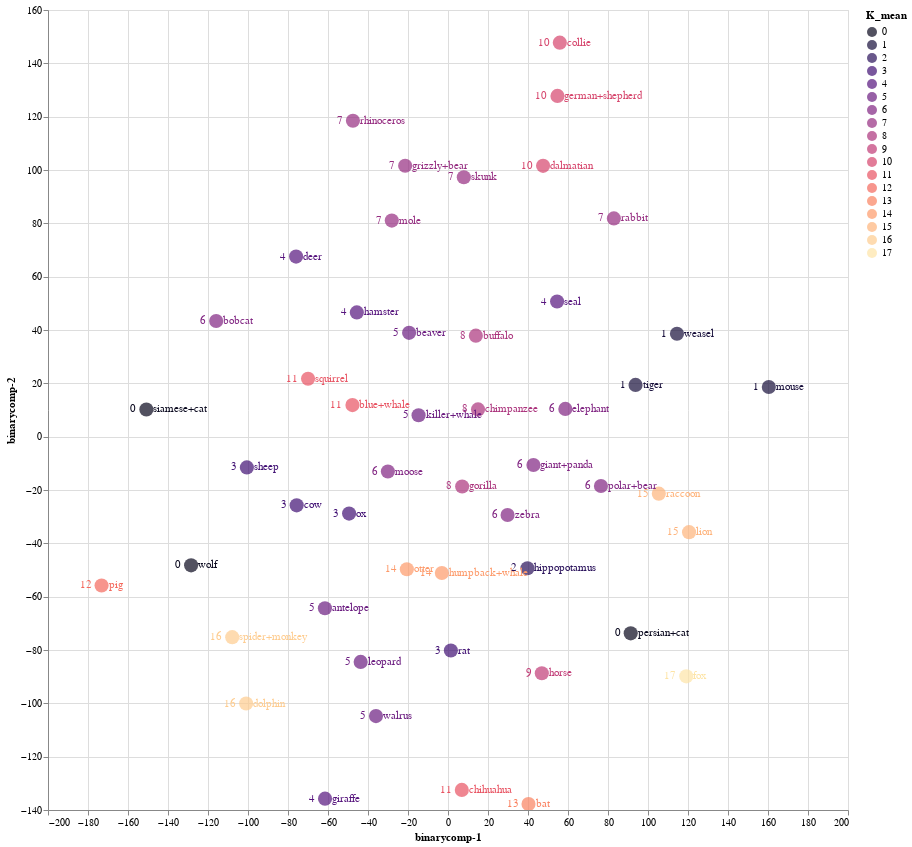

Write notebook code for a chart like this one.
### Code cell
source = tsne_binary_df1

points = alt.Chart(source).mark_circle(size=200).encode(
    x='binarycomp-1:Q',
    y='binarycomp-2:Q',
    color=alt.Color('K_mean:N', scale=alt.Scale(scheme='Magma'))
    ).properties(
    width=800,
    height=800
)

text1 = points.mark_text(
    align='left',
    baseline='middle',
    dx=7
).encode(
    text='classes:N'
)

text2 = points.mark_text(
    align='right',
    baseline='middle',
    dx=-10
).encode(
    text='K_mean:N'
)

points.interactive() + text1 + text2

### Figure 1 — Vega-Lite specification as saved in the notebook (floating-point values rounded to 4 significant figures)
{"config": {"view": {"continuousWidth": 400, "continuousHeight": 300}}, "layer": [{"mark": {"type": "circle", "size": 200}, "encoding": {"color": {"field": "K_mean", "scale": {"scheme": "Magma"}, "type": "nominal"}, "x": {"field": "binarycomp-1", "type": "quantitative"}, "y": {"field": "binarycomp-2", "type": "quantitative"}}, "height": 800, "selection": {"selector003": {"type": "interval", "bind": "scales", "encodings": ["x", "y"]}}, "width": 800}, {"mark": {"type": "text", "align": "left", "baseline": "middle", "dx": 7}, "encoding": {"color": {"field": "K_mean", "scale": {"scheme": "Magma"}, "type": "nominal"}, "text": {"field": "classes", "type": "nominal"}, "x": {"field": "binarycomp-1", "type": "quantitative"}, "y": {"field": "binarycomp-2", "type": "quantitative"}}, "height": 800, "width": 800}, {"mark": {"type": "text", "align": "right", "baseline": "middle", "dx": -10}, "encoding": {"color": {"field": "K_mean", "scale": {"scheme": "Magma"}, "type": "nominal"}, "text": {"field": "K_mean", "type": "nominal"}, "x": {"field": "binarycomp-1", "type": "quantitative"}, "y": {"field": "binarycomp-2", "type": "quantitative"}}, "height": 800, "width": 800}], "data": {"name": "data-deb032e4da3c61329b96de64878913e7"}, "$schema": "https://vega.github.io/schema/vega-lite/v4.17.0.json", "datasets": {"data-deb032e4da3c61329b96de64878913e7": [{"binarycomp-1": -61.54, "binarycomp-2": -64.35, "classes": "antelope", "order": "ARTIODACTYLA", "family": "BOVIDAE", "K_mean": 5}, {"binarycomp-1": -21.41, "binarycomp-2": 101.6, "classes": "grizzly+bear", "order": "CARNIVORA", "family": "URSIDAE", "K_mean": 7}, {"binarycomp-1": -14.71, "binarycomp-2": 8.024, "classes": "killer+whale", "order": "ARTIODACTYLA", "family": "DELPHINIDAE", "K_mean": 5}, {"binarycomp-1": -19.45, "binarycomp-2": 38.92, "classes": "beaver", "order": "RODENTIA", "family": "APLODONTIIDAE", "K_mean": 5}, {"binarycomp-1": 47.54, "binarycomp-2": 101.6, "classes": "dalmatian", "order": "CARNIVORA", "family": "CANIDAE", "K_mean": 10}, {"binarycomp-1": 91.36, "binarycomp-2": -73.75, "classes": "persian+cat", "order": "CARNIVORA", "family": "FELIDAE", "K_mean": 0}, {"binarycomp-1": 46.91, "binarycomp-2": -88.71, "classes": "horse", "order": "PERISSODACTYLA", "family": "EQUIDAE", "K_mean": 9}, {"binarycomp-1": 54.74, "binarycomp-2": 127.8, "classes": "german+shepherd", "order": "CARNIVORA", "family": "CANIDAE", "K_mean": 10}, {"binarycomp-1": -47.77, "binarycomp-2": 11.84, "classes": "blue+whale", "order": "ARTIODACTYLA", "family": "BALAENOPTERIDAE", "K_mean": 11}, {"binarycomp-1": -150.8, "binarycomp-2": 10.19, "classes": "siamese+cat", "order": "CARNIVORA", "family": "FELIDAE", "K_mean": 0}, {"binarycomp-1": 7.913, "binarycomp-2": 97.27, "classes": "skunk", "order": "CARNIVORA", "family": "MEPHITIDAE", "K_mean": 7}, {"binarycomp-1": -28.1, "binarycomp-2": 81.02, "classes": "mole", "order": "EULIPOTYPHLA", "family": "TALPIDAE", "K_mean": 7}, {"binarycomp-1": 93.77, "binarycomp-2": 19.4, "classes": "tiger", "order": "CARNIVORA", "family": "FELIDAE", "K_mean": 1}, {"binarycomp-1": 39.73, "binarycomp-2": -49.34, "classes": "hippopotamus", "order": "ARTIODACTYLA", "family": "HIPPOPOTAMIDAE", "K_mean": 2}, {"binarycomp-1": -43.67, "binarycomp-2": -84.46, "classes": "leopard", "order": "CARNIVORA", "family": "FELIDAE", "K_mean": 5}, {"binarycomp-1": -30.06, "binarycomp-2": -13.07, "classes": "moose", "order": "ARTIODACTYLA", "family": "CERVIDAE", "K_mean": 6}, {"binarycomp-1": -107.9, "binarycomp-2": -75.18, "classes": "spider+monkey", "order": "PRIMATES", "family": "ATELIDAE", "K_mean": 16}, {"binarycomp-1": -3.073, "binarycomp-2": -51.14, "classes": "humpback+whale", "order": "ARTIODACTYLA", "family": "BALAENOPTERIDAE", "K_mean": 14}, {"binarycomp-1": 58.67, "binarycomp-2": 10.4, "classes": "elephant", "order": "PROBOSCIDEA", "family": "ELEPHANTIDAE", "K_mean": 6}, {"binarycomp-1": 7.085, "binarycomp-2": -18.68, "classes": "gorilla", "order": "PRIMATES", "family": "HOMINIDAE", "K_mean": 8}, {"binarycomp-1": -49.45, "binarycomp-2": -28.85, "classes": "ox", "order": "ARTIODACTYLA", "family": "BOVIDAE", "K_mean": 3}, {"binarycomp-1": 119.2, "binarycomp-2": -89.89, "classes": "fox", "order": "CARNIVORA", "family": "CANIDAE", "K_mean": 17}, {"binarycomp-1": -100.6, "binarycomp-2": -11.53, "classes": "sheep", "order": "ARTIODACTYLA", "family": "BOVIDAE", "K_mean": 3}, {"binarycomp-1": 54.55, "binarycomp-2": 50.67, "classes": "seal", "order": "CARNIVORA", "family": "PHOCIDAE", "K_mean": 4}, {"binarycomp-1": 15.03, "binarycomp-2": 10.23, "classes": "chimpanzee", "order": "PRIMATES", "family": "HOMINIDAE", "K_mean": 8}, {"binarycomp-1": -45.59, "binarycomp-2": 46.59, "classes": "hamster", "order": "RODENTIA", "family": "CRICETIDAE", "K_mean": 4}, {"binarycomp-1": -69.97, "binarycomp-2": 21.72, "classes": "squirrel", "order": "RODENTIA", "family": "SCIURIDAE", "K_mean": 11}, {"binarycomp-1": -47.53, "binarycomp-2": 118.5, "classes": "rhinoceros", "order": "PERISSODACTYLA", "family": "RHINOCEROTIDAE", "K_mean": 7}, {"binarycomp-1": 82.94, "binarycomp-2": 81.86, "classes": "rabbit", "order": "LAGOMORPHA", "family": "LEPORIDAE", "K_mean": 7}, {"binarycomp-1": 40.25, "binarycomp-2": -137.8, "classes": "bat", "order": "CHIROPTERA", "family": "PHYLLOSTOMIDAE", "K_mean": 13}, {"binarycomp-1": -61.49, "binarycomp-2": -135.7, "classes": "giraffe", "order": "ARTIODACTYLA", "family": "GIRAFFIDAE", "K_mean": 4}, {"binarycomp-1": -128.4, "binarycomp-2": -48.25, "classes": "wolf", "order": "CARNIVORA", "family": "CANIDAE", "K_mean": 0}, {"binarycomp-1": 6.905, "binarycomp-2": -132.5, "classes": "chihuahua", "order": "CARNIVORA", "family": "CANIDAE", "K_mean": 11}, {"binarycomp-1": 1.437, "binarycomp-2": -80.21, "classes": "rat", "order": "RODENTIA", "family": "CRICETIDAE", "K_mean": 3}, {"binarycomp-1": 114.5, "binarycomp-2": 38.61, "classes": "weasel", "order": "CARNIVORA", "family": "MUSTELIDAE", "K_mean": 1}, {"binarycomp-1": -20.57, "binarycomp-2": -49.7, "classes": "otter", "order": "CARNIVORA", "family": "MUSTELIDAE", "K_mean": 14}, {"binarycomp-1": 13.93, "binarycomp-2": 37.88, "classes": "buffalo", "order": "ARTIODACTYLA", "family": "BOVIDAE", "K_mean": 8}, {"binarycomp-1": 29.78, "binarycomp-2": -29.39, "classes": "zebra", "order": "PERISSODACTYLA", "family": "EQUIDAE", "K_mean": 6}, {"binarycomp-1": 42.72, "binarycomp-2": -10.62, "classes": "giant+panda", "order": "CARNIVORA", "family": "URSIDAE", "K_mean": 6}, {"binarycomp-1": -75.95, "binarycomp-2": 67.52, "classes": "deer", "order": "ARTIODACTYLA", "family": "CERVIDAE", "K_mean": 4}, {"binarycomp-1": -115.9, "binarycomp-2": 43.38, "classes": "bobcat", "order": "CARNIVORA", "family": "FELIDAE", "K_mean": 6}, {"binarycomp-1": -173.2, "binarycomp-2": -55.81, "classes": "pig", "order": "ARTIODACTYLA", "family": "SUIDAE", "K_mean": 12}, {"binarycomp-1": 120.5, "binarycomp-2": -35.81, "classes": "lion", "order": "CARNIVORA", "family": "FELIDAE", "K_mean": 15}, {"binarycomp-1": 160.4, "binarycomp-2": 18.64, "classes": "mouse", "order": "RODENTIA", "family": "CRICETIDAE", "K_mean": 1}, {"binarycomp-1": 76.48, "binarycomp-2": -18.49, "classes": "polar+bear", "order": "CARNIVORA", "family": "URSIDAE", "K_mean": 6}, {"binarycomp-1": 55.91, "binarycomp-2": 147.7, "classes": "collie", "order": "CARNIVORA", "family": "CANIDAE", "K_mean": 10}, {"binarycomp-1": -36.01, "binarycomp-2": -104.8, "classes": "walrus", "order": "CARNIVORA", "family": "ODOBENIDAE", "K_mean": 5}, {"binarycomp-1": 105.4, "binarycomp-2": -21.37, "classes": "raccoon", "order": "CARNIVORA", "family": "PROCYONIDAE", "K_mean": 15}, {"binarycomp-1": -75.66, "binarycomp-2": -25.74, "classes": "cow", "order": "ARTIODACTYLA", "family": "BOVIDAE", "K_mean": 3}, {"binarycomp-1": -100.9, "binarycomp-2": -100.1, "classes": "dolphin", "order": "ARTIODACTYLA", "family": "DELPHINIDAE", "K_mean": 16}]}}
